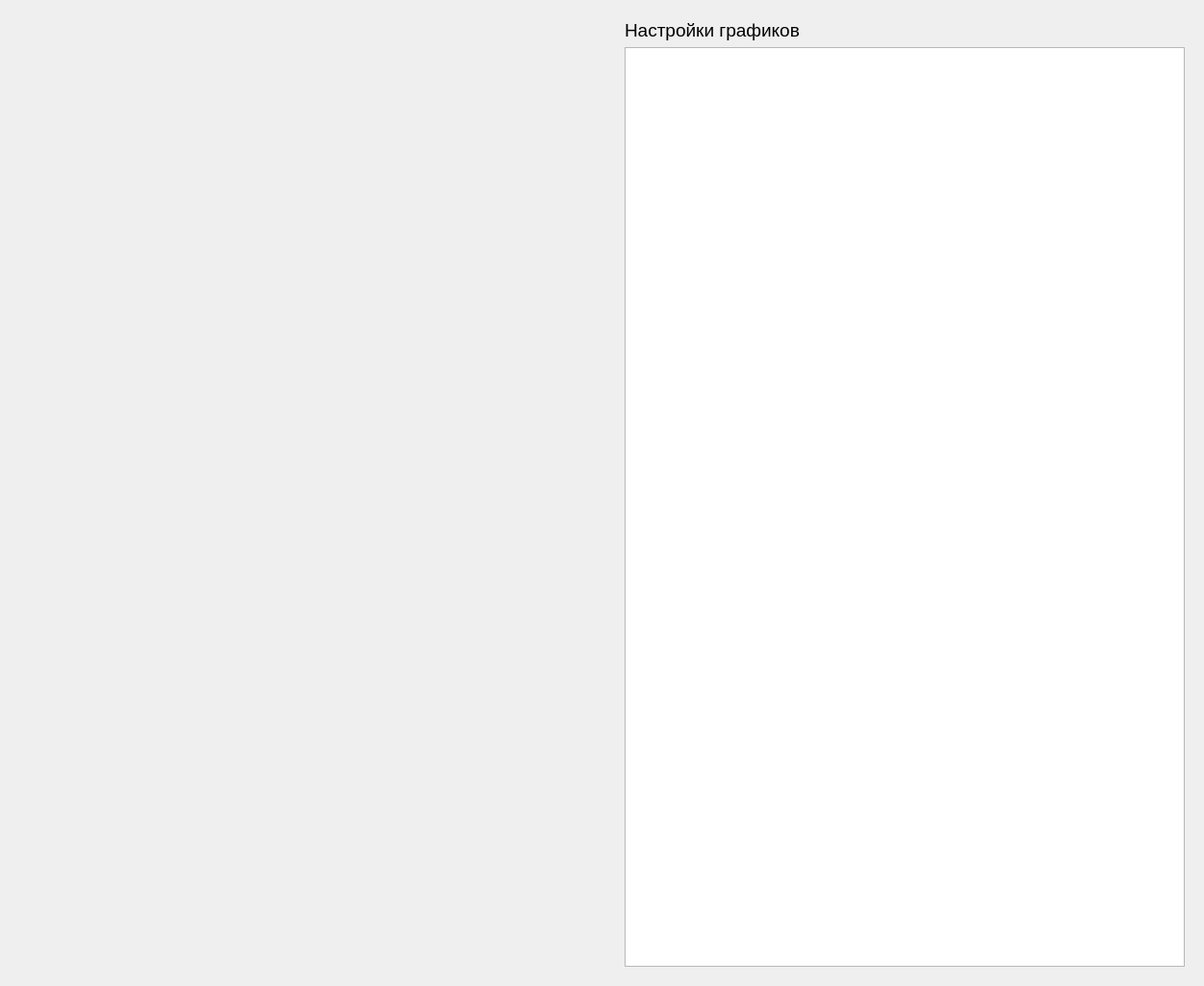
<?xml version="1.0" encoding="UTF-8"?>
<ui version="4.0">
 <class>electromagn</class>
 <widget class="QWidget" name="electromagn">
  <property name="geometry">
   <rect>
    <x>0</x>
    <y>0</y>
    <width>1251</width>
    <height>1025</height>
   </rect>
  </property>
  <property name="windowTitle">
   <string>Form</string>
  </property>
  <layout class="QHBoxLayout" name="horizontalLayout">
   <item>
    <widget class="Plot" name="plot" native="true"/>
   </item>
   <item>
    <widget class="QWidget" name="widget" native="true">
     <property name="sizePolicy">
      <sizepolicy hsizetype="Fixed" vsizetype="Preferred">
       <horstretch>0</horstretch>
       <verstretch>0</verstretch>
      </sizepolicy>
     </property>
     <property name="minimumSize">
      <size>
       <width>600</width>
       <height>0</height>
      </size>
     </property>
     <layout class="QGridLayout" name="gridLayout">
      <item row="0" column="0">
       <widget class="QLabel" name="label">
        <property name="text">
         <string>&lt;html&gt;&lt;head/&gt;&lt;body&gt;&lt;p&gt;&lt;span style=&quot; font-size:14pt;&quot;&gt;Настройки графиков&lt;/span&gt;&lt;/p&gt;&lt;/body&gt;&lt;/html&gt;</string>
        </property>
       </widget>
      </item>
      <item row="1" column="0">
       <widget class="QTableWidget" name="tableWidget">
        <property name="alternatingRowColors">
         <bool>true</bool>
        </property>
       </widget>
      </item>
     </layout>
    </widget>
   </item>
  </layout>
 </widget>
 <customwidgets>
  <customwidget>
   <class>Plot</class>
   <extends>QWidget</extends>
   <header>plot.h</header>
   <container>1</container>
  </customwidget>
 </customwidgets>
 <resources/>
 <connections/>
</ui>
